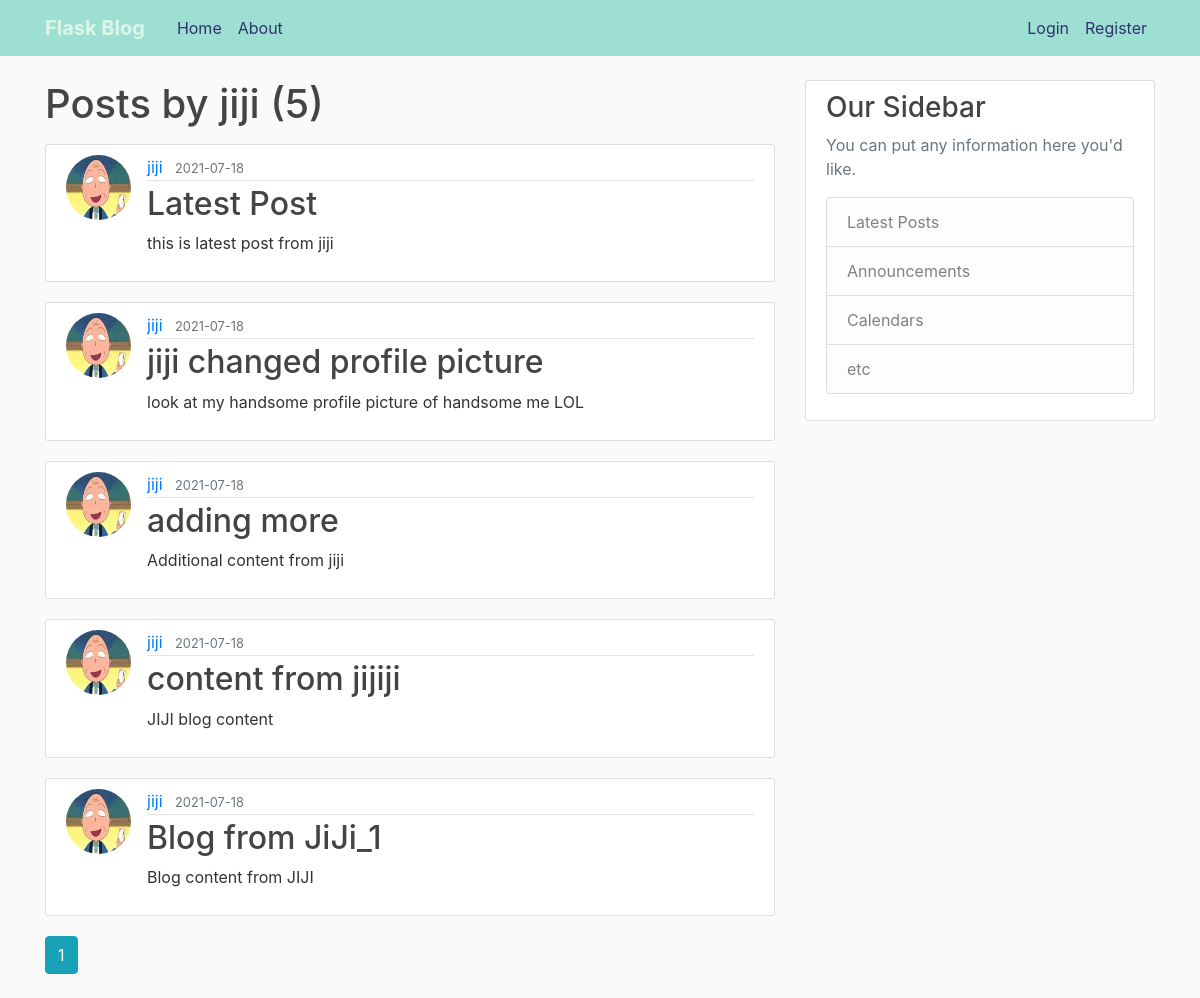
The app's page /user/jiji with its own data.
### flaskblog/models.py (models this page shows, shortened)
class User(db.Model, UserMixin):
    id = db.Column(db.Integer, primary_key=True)
    username = db.Column(db.String(20), unique=True, nullable=False)
    email = db.Column(db.String(120), unique=True, nullable=False)
    image_file = db.Column(db.String(20), nullable=False, default='default.jpg')
    password = db.Column(db.String(60), nullable=False)
    posts = db.relationship('Post', backref='author', lazy=True)

class Post(db.Model):
    id = db.Column(db.Integer, primary_key=True)
    title = db.Column(db.String(100), nullable=False)
    date_posted =db.Column(db.DateTime, nullable=False, default=datetime.utcnow)
    content = db.Column(db.Text, nullable=False)
    user_id = db.Column(db.Integer, db.ForeignKey('user.id'), nullable=False)

### flaskblog/users/routes.py (the view)
@users.route("/user/<string:username>")
def user_posts(username):
    page = request.args.get('page', 1, type =int)
    user = User.query.filter_by(username=username).first_or_404()
    posts = Post.query.filter_by(author=user)\
                        .order_by(Post.date_posted.desc())\
                        .paginate(per_page = 5, page = page )
    return render_template('user_post.html', posts=posts, user=user)

### flaskblog/templates/user_post.html
{% extends "layout.html" %}
{% block content %}
    <h1 class="mb-3">Posts by {{ user.username }} ({{ posts.total }}) </h1>
    {% for post in posts.items %}
        <article class="media content-section">
          <img src="{{ url_for('static', filename='profile_pics/' + post.author.image_file )}}" class="rounded-circle article-img" alt="">
          <div class="media-body">
            <div class="article-metadata">
              <a class="mr-2" href="{{url_for('users.user_posts', username = post.author.username)}}">{{ post.author.username }}</a>
              <small class="text-muted">{{ post.date_posted.strftime('%Y-%m-%d') }}</small>
            </div>
            <h2><a class="article-title" href="{{url_for('posts.post', post_id = post.id )}}">{{ post.title }}</a></h2>
            <p class="article-content">{{ post.content }}</p>
          </div>
        </article>
    {% endfor %}
    {% for page_num in posts.iter_pages(left_edge=1 , right_edge=1, left_current=1, right_current=2) %}
      {% if page_num %}
        {% if posts.page == page_num %}
            <a  class="btn btn-info mb-4" href="{{ url_for('users.user_posts', username=user.username, page=page_num) }}">{{ page_num }}</a>
        {% else %}
            <a  class="btn btn-outline-info mb-4" href="{{ url_for('users.user_posts', username=user.username, page=page_num) }}">{{ page_num }}</a>
        {% endif %}
      {% else %}
       ///
      {% endif %}
    {% endfor %}
{% endblock content %}

### flaskblog/static/main.css (style rules this page uses)
body { background: #fafafa; color: #333333; margin-top: 5rem; }
h1, h2, h3, h4, h5, h6 { color: #444444; }
.content-section { background: #ffffff; padding: 10px 20px; border: 1px solid #dddddd; border-radius: 3px; margin-bottom: 20px; }
.article-title { color: #444444; }
.article-content { white-space: pre-line; }
.article-img { height: 65px; width: 65px; margin-right: 16px; }
.article-metadata { padding-bottom: 1px; margin-bottom: 4px; border-bottom: 1px solid #e3e3e3 }

### records on screen
User: username "jiji"
Post: image_file (picture), author.username "jiji", date_posted "2021-07-18", title "Latest Post", content "this is latest post from jiji"
Post: image_file (picture), author.username "jiji", date_posted "2021-07-18", title "jiji changed profile picture", content "look at my handsome profile picture of handsome me LOL"
Post: image_file (picture), author.username "jiji", date_posted "2021-07-18", title "adding more", content "Additional content from jiji"
Post: image_file (picture), author.username "jiji", date_posted "2021-07-18", title "content from jijiji", content "JIJI blog content"
Post: image_file (picture), author.username "jiji", date_posted "2021-07-18", title "Blog from JiJi_1", content "Blog content from JIJI"

### other values on screen
{{ posts.total }} "5"
{{ page_num }} "1"
